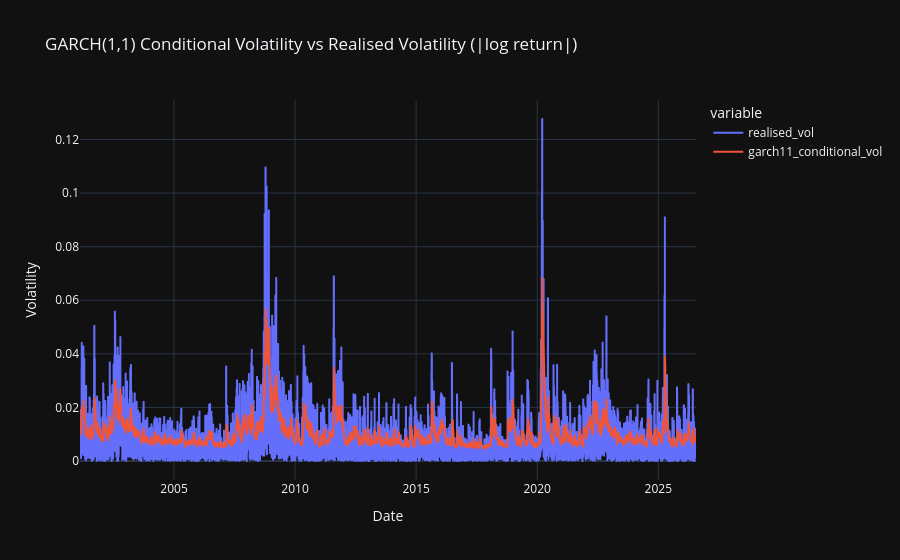

Here is the notebook cell this chart was saved with:
### Code cell
# Rescale conditional volatility back to raw return units before plotting
cond_vol_g11 = res_garch11.conditional_volatility / 100

vol_compare = pd.DataFrame({
    'realised_vol': realised_vol,
    'garch11_conditional_vol': cond_vol_g11
}).dropna()

vol_compare.plot(
    title='GARCH(1,1) Conditional Volatility vs Realised Volatility (|log return|)',
    labels={'value': 'Volatility', 'index': 'Date'}
)

### Figure 1 — Plotly figure (JSON) as saved in the notebook; plotly's stock layout.template omitted (floating-point values rounded to 4 significant figures; data arrays with more than 128 entries replaced by an {"elided": "..."} marker saying what was removed)
{"data": [{"hovertemplate": "variable=realised_vol<br>Date=%{x}<br>Volatility=%{y}<extra></extra>", "legendgroup": "realised_vol", "line": {"color": "#636efa", "dash": "solid"}, "marker": {"symbol": "circle"}, "mode": "lines", "name": "realised_vol", "showlegend": true, "type": "scattergl", "x": {"elided": "6396 str values"}, "xaxis": "x", "y": {"elided": "6396 float values"}, "yaxis": "y"}, {"hovertemplate": "variable=garch11_conditional_vol<br>Date=%{x}<br>Volatility=%{y}<extra></extra>", "legendgroup": "garch11_conditional_vol", "line": {"color": "#EF553B", "dash": "solid"}, "marker": {"symbol": "circle"}, "mode": "lines", "name": "garch11_conditional_vol", "showlegend": true, "type": "scattergl", "x": {"elided": "6396 str values"}, "xaxis": "x", "y": {"elided": "6396 float values"}, "yaxis": "y"}], "layout": {"legend": {"title": {"text": "variable"}, "tracegroupgap": 0}, "title": {"text": "GARCH(1,1) Conditional Volatility vs Realised Volatility (|log return|)"}, "xaxis": {"anchor": "y", "domain": [0, 1], "title": {"text": "Date"}}, "yaxis": {"anchor": "x", "domain": [0, 1], "title": {"text": "Volatility"}}}}
